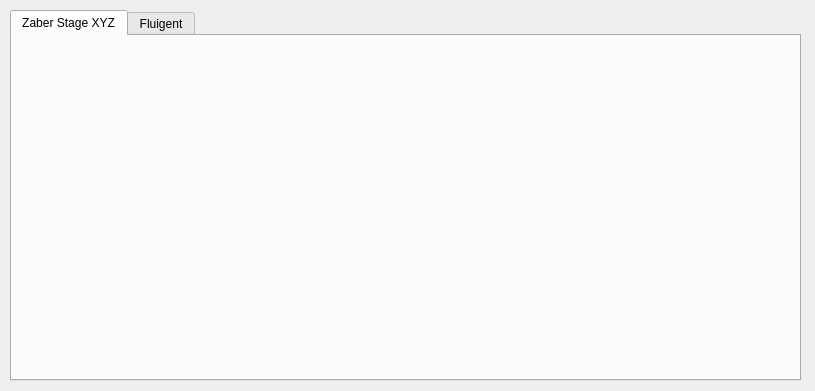
<?xml version="1.0" encoding="UTF-8"?>
<ui version="4.0">
 <class>Calibration</class>
 <widget class="QWidget" name="Calibration">
  <property name="geometry">
   <rect>
    <x>0</x>
    <y>0</y>
    <width>815</width>
    <height>391</height>
   </rect>
  </property>
  <property name="windowTitle">
   <string>Form</string>
  </property>
  <widget class="QTabWidget" name="tabWidget">
   <property name="geometry">
    <rect>
     <x>10</x>
     <y>10</y>
     <width>791</width>
     <height>371</height>
    </rect>
   </property>
   <property name="currentIndex">
    <number>0</number>
   </property>
   <widget class="QWidget" name="tab">
    <attribute name="title">
     <string>Zaber Stage XYZ</string>
    </attribute>
   </widget>
   <widget class="QWidget" name="tab_2">
    <attribute name="title">
     <string>Fluigent</string>
    </attribute>
   </widget>
  </widget>
 </widget>
 <resources/>
 <connections/>
</ui>
